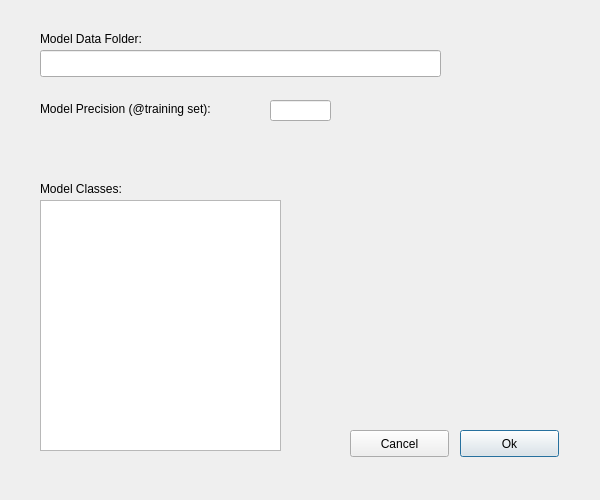
<?xml version="1.0" encoding="UTF-8"?>
<ui version="4.0">
 <class>Dialog</class>
 <widget class="QDialog" name="Dialog">
  <property name="geometry">
   <rect>
    <x>0</x>
    <y>0</y>
    <width>600</width>
    <height>500</height>
   </rect>
  </property>
  <property name="minimumSize">
   <size>
    <width>600</width>
    <height>500</height>
   </size>
  </property>
  <property name="maximumSize">
   <size>
    <width>600</width>
    <height>500</height>
   </size>
  </property>
  <property name="windowTitle">
   <string>Import Data</string>
  </property>
  <widget class="QLabel" name="label_3">
   <property name="geometry">
    <rect>
     <x>40</x>
     <y>30</y>
     <width>141</width>
     <height>17</height>
    </rect>
   </property>
   <property name="text">
    <string>Model Data Folder:</string>
   </property>
  </widget>
  <widget class="QLineEdit" name="text_model_data_folder">
   <property name="geometry">
    <rect>
     <x>40</x>
     <y>50</y>
     <width>401</width>
     <height>27</height>
    </rect>
   </property>
  </widget>
  <widget class="QPushButton" name="btn_ok">
   <property name="geometry">
    <rect>
     <x>460</x>
     <y>430</y>
     <width>99</width>
     <height>27</height>
    </rect>
   </property>
   <property name="text">
    <string>Ok</string>
   </property>
  </widget>
  <widget class="QPushButton" name="btn_cancel">
   <property name="geometry">
    <rect>
     <x>350</x>
     <y>430</y>
     <width>99</width>
     <height>27</height>
    </rect>
   </property>
   <property name="text">
    <string>Cancel</string>
   </property>
  </widget>
  <widget class="QListView" name="listView_model_classes">
   <property name="geometry">
    <rect>
     <x>40</x>
     <y>200</y>
     <width>241</width>
     <height>251</height>
    </rect>
   </property>
  </widget>
  <widget class="QLabel" name="label_4">
   <property name="geometry">
    <rect>
     <x>40</x>
     <y>180</y>
     <width>141</width>
     <height>17</height>
    </rect>
   </property>
   <property name="text">
    <string>Model Classes:</string>
   </property>
  </widget>
  <widget class="QLineEdit" name="text_model_precision">
   <property name="geometry">
    <rect>
     <x>270</x>
     <y>100</y>
     <width>61</width>
     <height>21</height>
    </rect>
   </property>
   <property name="text">
    <string/>
   </property>
  </widget>
  <widget class="QLabel" name="label_5">
   <property name="geometry">
    <rect>
     <x>40</x>
     <y>100</y>
     <width>231</width>
     <height>17</height>
    </rect>
   </property>
   <property name="text">
    <string>Model Precision (@training set):</string>
   </property>
  </widget>
 </widget>
 <resources/>
 <connections/>
</ui>
